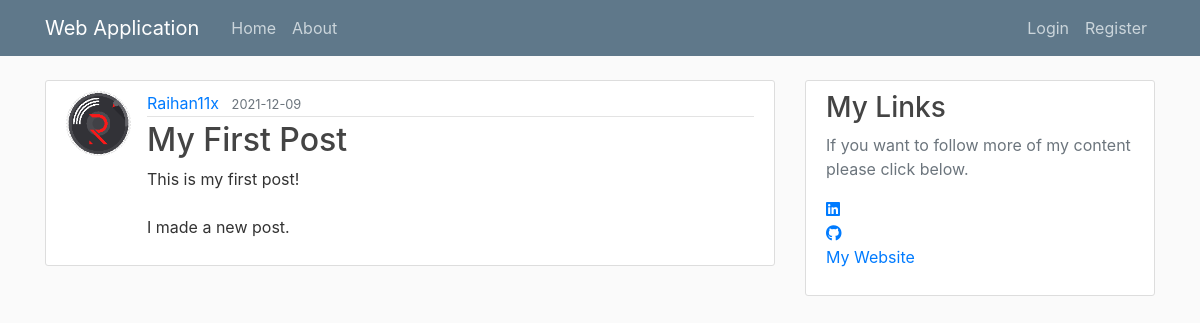
/post/1, run on an earlier commit of the app's database.
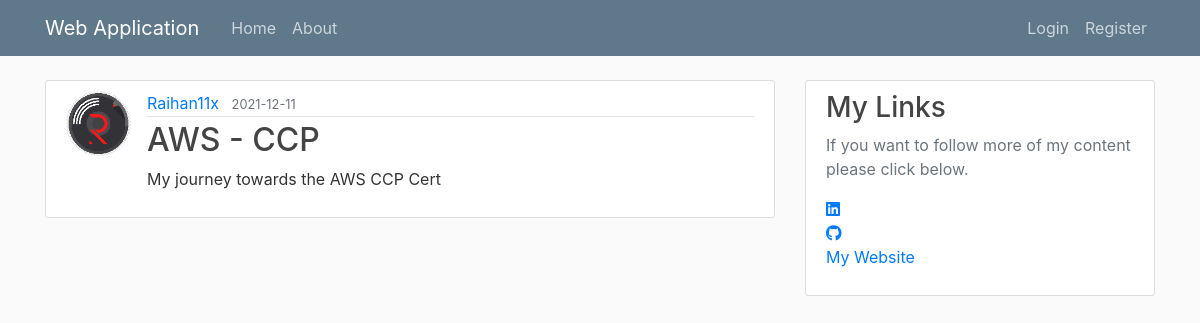
And on a later commit of the database.
### flaskblog/models.py (models this page shows, shortened)
class Post(db.Model):
    id = db.Column(db.Integer, primary_key=True)
    title = db.Column(db.String(100), nullable=False)
    date_posted = db.Column(db.DateTime, nullable=False, default=datetime.utcnow)
    content = db.Column(db.Text, nullable=False)
    user_id = db.Column(db.Integer, db.ForeignKey('user.id'), nullable=False)

### flaskblog/posts/routes.py (the view)
@posts.route("/post/<int:post_id>")
def post(post_id):
    post = Post.query.get_or_404(post_id)
    return render_template('post.html', title=post.title, post=post)

### flaskblog/templates/post.html (shortened to what this page needs)
{% extends "layout.html" %}
{% block content %}
  <article class="media content-section">
    <img class="rounded-circle article-img" src="{{ url_for('static', filename='profile_pics/' + post.author.image_file) }}">
    <div class="media-body">
      <div class="article-metadata">
        <a class="mr-2" href="{{ url_for('users.user_posts', username=post.author.username) }}">{{ post.author.username }}</a>
        <small class="text-muted">{{ post.date_posted.strftime('%Y-%m-%d') }}</small>
      </div>
      <h2 class="article-title">{{ post.title }}</h2>
      <p class="article-content">{{ post.content }}</p>
    </div>
  </article>
{% endblock content %}

What changed in the data, as far as the page shows it:
changed Post: date_posted "2021-12-09" → "2021-12-11"; title "My First Post" → "AWS - CCP"; content "This is my first post! I made a new post." → "My journey towards the AWS CCP Cert"
